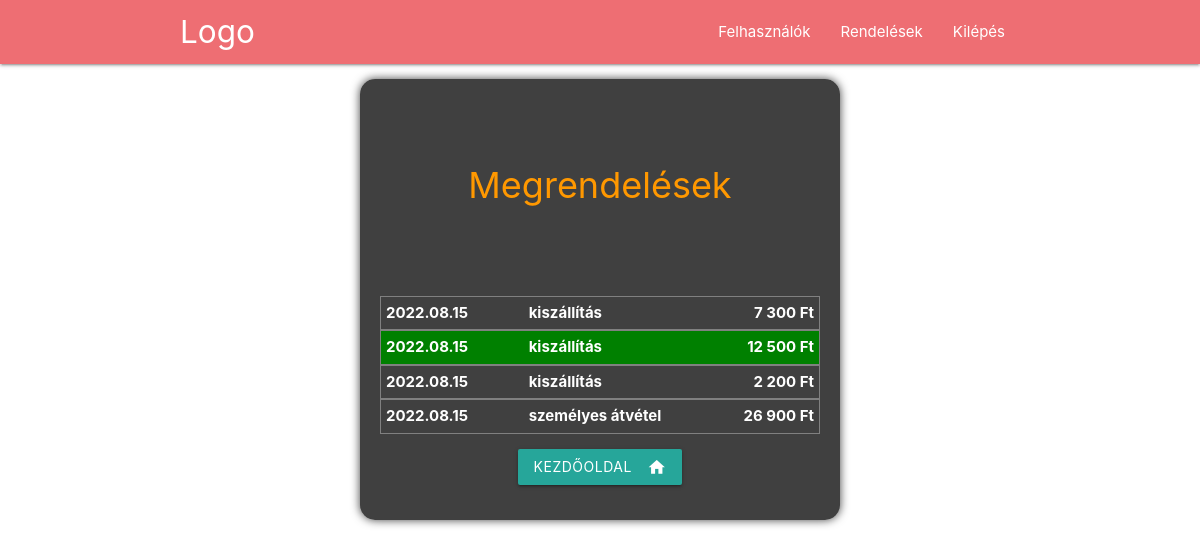
/system_admin/orderlist (signed in), run on the app's committed database.
### tables this page shows
CREATE TABLE `orders` (
  `id` bigint(20) UNSIGNED NOT NULL,
  `user_id` bigint(20) UNSIGNED NOT NULL,
  `user_data` text DEFAULT NULL,
  `email` varchar(200) DEFAULT NULL,
  `shipping_price` int(11) NOT NULL,
  `delivery_method` varchar(30) DEFAULT NULL,
  `total` int(11) NOT NULL,
  `is_ready` int(11) NOT NULL DEFAULT 0,
  `created_at` timestamp NULL DEFAULT current_timestamp(),
  `updated_at` timestamp NULL DEFAULT NULL ON UPDATE current_timestamp()
);

### includes/functions.php (called while the page is built, shortened)
<?php
function public_path($url = '')
{
    return DOCUMENT_ROOT.$url;
}

### includes/template_parts.php (called while the page is built, shortened)
<?php
function amount($val)
{
    return number_format($val, 0, ' ', ' ').CURRENCY;
}

### admin/orderlist.php (the view, shortened to what this page needs)
?><div class="section no-pad-bot" id="index-banner">
    <div class="container alpha-bg small-container">
        <br><br>
        <h1 class="header center orange-text">Megrendelések</h1>
        <br><br>
        <div class="row text-block">
            <div class="row">
                <?php
                    $szallmodok = ['kiszallitas' =>'kiszállítás','szemelyes' => 'személyes átvétel'];
$sql = mysqli_query($connection, "select * from orders order by created_at desc");
while ($adat=mysqli_fetch_object($sql)) {
    print '<a title="'.(($adat->is_ready) ? ' Elkészült' : 'Függőben').'" class="order-heading '.(($adat->is_ready) ? ' bg-success' : '').'" href="'.public_path('/system_admin/order-details/'.$adat->id).'">'.
    '<div>'.date('Y.m.d', strtotime($adat->created_at)).' </div> '.
    '<div>'.$szallmodok[$adat->delivery_method].'</div>'.
    '<div>'.amount($adat->total).'</div> </a>';
}
?>
                <div class="input-field col s12 text-center">
                    <a class="waves-effect waves-light btn"
                        href="<?php print public_path('/system_admin/dashboard') ?>"><i
                            class="material-icons right">home</i>Kezdőoldal</a>
                </div>
            </div>
        </div>
    </div>
</div>

### admin/css/style.css (style rules this page uses)
h1 { font-size: 36px; }
.text-block { padding: 0px 20px !important; }
.alpha-bg { background-color: rgba(0, 0, 0, 0.75); border-radius: 15px; box-shadow: 0 0 10px rgba(0, 0, 0, 0.75); }
.alpha-bg * { color: white; }
.text-center { text-align: center !important; }
.small-container { width: 40%; }
.order-heading { border: 1px solid grey; padding: 5px; font-weight: bold; display: flex; }
.order-heading div { flex: 1; }
.order-heading div:last-child { text-align: right; }
.bg-success { background:green; }

### data on the page
orders: created_at "2022.08.15", delivery_method "kiszállítás", total "7 300 Ft"
orders: created_at "2022.08.15", delivery_method "kiszállítás", total "12 500 Ft"
orders: created_at "2022.08.15", delivery_method "kiszállítás", total "2 200 Ft"
orders: created_at "2022.08.15", delivery_method "személyes átvétel", total "26 900 Ft"
